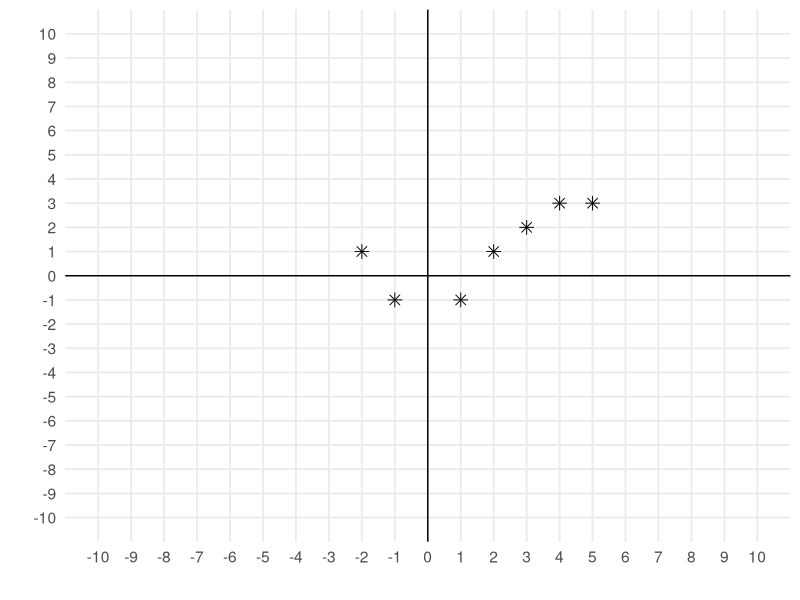

This figure's R source:
## ---- chunk 1
#| fig.width: 4
#| fig.height: 4
#| fig.align: center
#| echo: false
#| message: false
#| warning: false


library(tidyverse)
library(patchwork)
Dipper <- data.frame(X1 = c(-2, -1, 1, 2, 3, 4, 5), 
                           X2 = c(1, -1, -1, 1, 2, 3, 3)) 

base <- ggplot() +
  scale_x_continuous(breaks=seq(-10,10,by=1),limits=c(-10,10)) +
    scale_y_continuous(breaks=seq(-10,10,by=1),limits=c(-10,10)) + 
  geom_vline(aes(xintercept = 0)) +  geom_hline(aes(yintercept = 0)) +  
  theme_minimal(base_size = 14) + 
  theme(panel.grid.minor = element_blank()) + 
  labs(x='', y='')

base + geom_point(data = Dipper, aes(x = X1, y = X2), pch = 8, size = 3)

